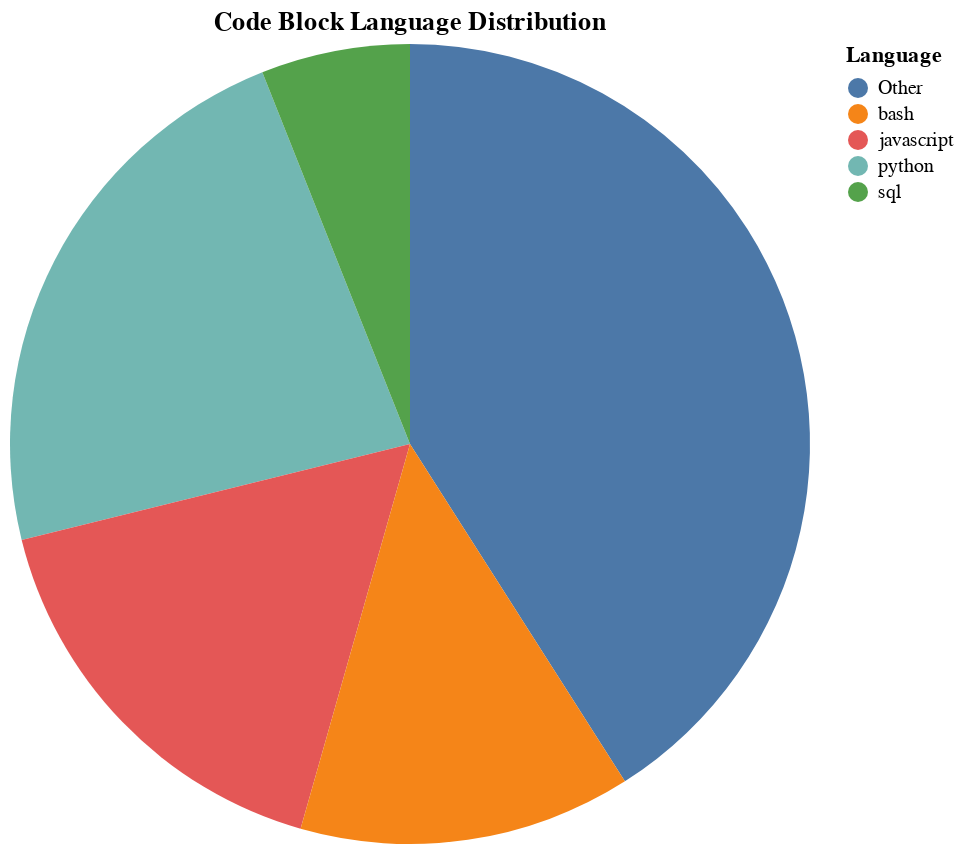

The notebook cell saved with this chart:
### Code cell
import pandas as pd
import altair as alt

code_blocks_type_counts = code_blocks_type_counts.sort_values(ascending=False)

# <60 to another
threshold = 60
filtered_langs = code_blocks_type_counts[code_blocks_type_counts >= threshold]
other_count = code_blocks_type_counts[code_blocks_type_counts < threshold].sum()

lang_data = pd.DataFrame({
    'Language': list(filtered_langs.index) + (["Other"] if other_count > 0 else []),
    'Count': list(filtered_langs.values) + ([other_count] if other_count > 0 else [])
})

# sort
lang_data = lang_data.sort_values('Count', ascending=False)

# get pie chart
pie_chart = alt.Chart(lang_data).mark_arc().encode(
    theta='Count:Q',
    color=alt.Color('Language:N'),
    tooltip=['Language', 'Count']
).properties(
    width=400,
    height=400,
    title='Code Block Language Distribution'
)

pie_chart

### Figure 1 — Vega-Lite specification as saved in the notebook (floating-point values rounded to 4 significant figures)
{"config": {"view": {"continuousWidth": 300, "continuousHeight": 300}}, "data": {"name": "data-bfa36163af745c99c0ba3c68317fc6d9"}, "mark": {"type": "arc"}, "encoding": {"color": {"field": "Language", "type": "nominal"}, "theta": {"field": "Count", "type": "quantitative"}, "tooltip": [{"field": "Language", "type": "nominal"}, {"field": "Count", "type": "quantitative"}]}, "height": 400, "title": "Code Block Language Distribution", "width": 400, "$schema": "https://vega.github.io/schema/vega-lite/v5.8.0.json", "datasets": {"data-bfa36163af745c99c0ba3c68317fc6d9": [{"Language": "Other", "Count": 497}, {"Language": "python", "Count": 277}, {"Language": "javascript", "Count": 203}, {"Language": "bash", "Count": 163}, {"Language": "sql", "Count": 73}]}}
